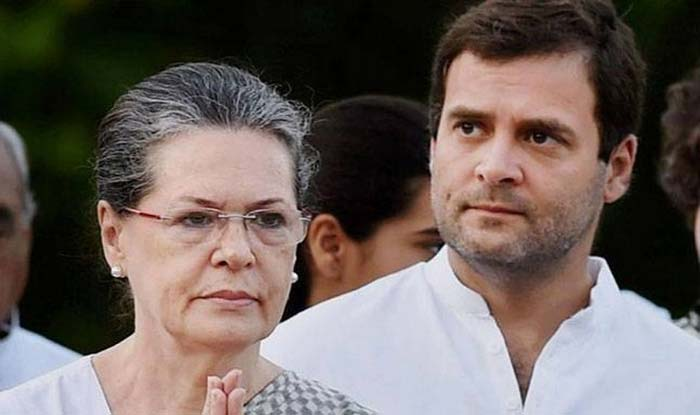
#> input picture EyeDetection/eyeimg.jpg, 700 x 415 px, found by its file name
$ jupyter execute --allow-errors eye_detection.ipynb
#> lines starting #> are read from the running program, lines starting #| are printed output that depends on the picture; after the words box and inside, x2 and y2 are one past the last pixel; in counts of white or black regions, pixels touching at a corner belong together
[cell 1]
import cv2

[cell 2]
img = cv2.imread(r'F:\DL Projects\OpenCVProjects\EyeDetection\srk.jpg')

[cell 3]
import matplotlib.pyplot as plt
#> (the rest of this cell did not finish here and is left out)

[cell 4]
eye_cas = cv2.CascadeClassifier(r'F:\DL Projects\OpenCVProjects\EyeDetection\haarcascade_eye.xml')
eye_cas

#> (a cell that did not finish here is left out)

#> (a cell that did not finish here is left out)

#> (a cell that did not finish here is left out)

#> (a cell that did not finish here is left out)

#> (a cell that did not finish here is left out)

[cell 10]
img1 = cv2.imread(r'F:\DL Projects\OpenCVProjects\EyeDetection\eyeimg.jpg')
#> img1 is the input picture: shape (415, 700, 3); mean B, G, R 92.2, 96.8, 108.3
plt.imshow(img1)

[cell 11]
con_img1 = cv2.cvtColor(img1,cv2.COLOR_BGR2RGB)

[cell 12]
gray_img1 = cv2.cvtColor(img1,cv2.COLOR_BGR2GRAY)
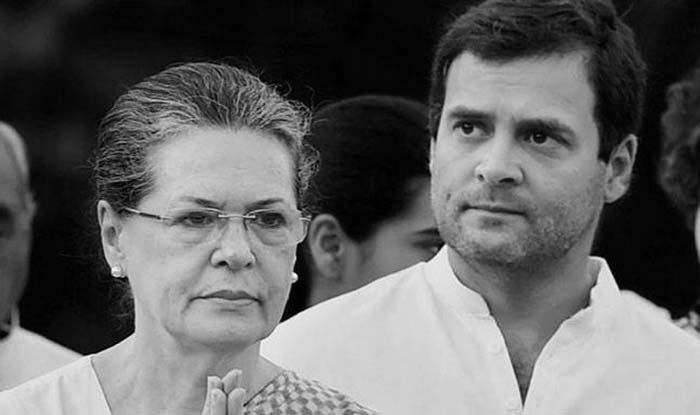
#> gray_img1: shape (415, 700); min 0, max 252, mean 99.7

[cell 13]
eyes = eye_cas.detectMultiScale(gray_img1,scaleFactor=1.1,minNeighbors=6)
#> eyes = [[484, 212, 22, 22], [447, 102, 49, 49], [512, 111, 51, 51], [248, 201, 41, 41], [173, 197, 46, 46]]
eyes
#> Out has the same summary as eyes

[cell 14]
for (x,y,w,h) in eyes:
    cv2.rectangle(con_img1,(x,y),(x+w,y+h),(255,0,0),3)
#> this loop made 5 passes
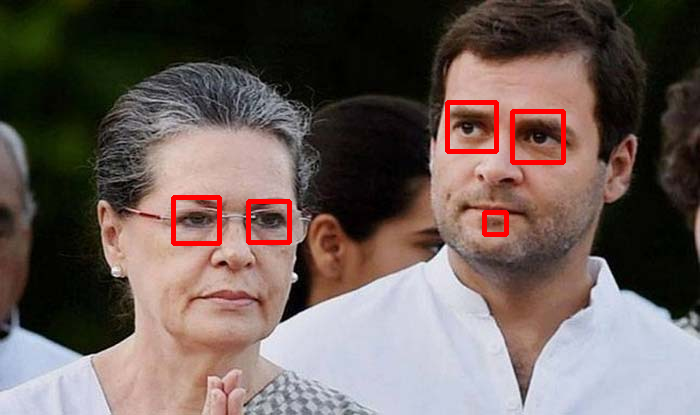
#> con_img1: shape (415, 700, 3); mean R, G, B 109.4, 94.8, 90.4

[cell 15]
plt.imshow(con_img1)

[cell 16]
#video
video = cv2.VideoCapture(r'F:\DL Projects\OpenCVProjects\EyeDetection\video.mp4')
while True:
    success,frame = video.read()
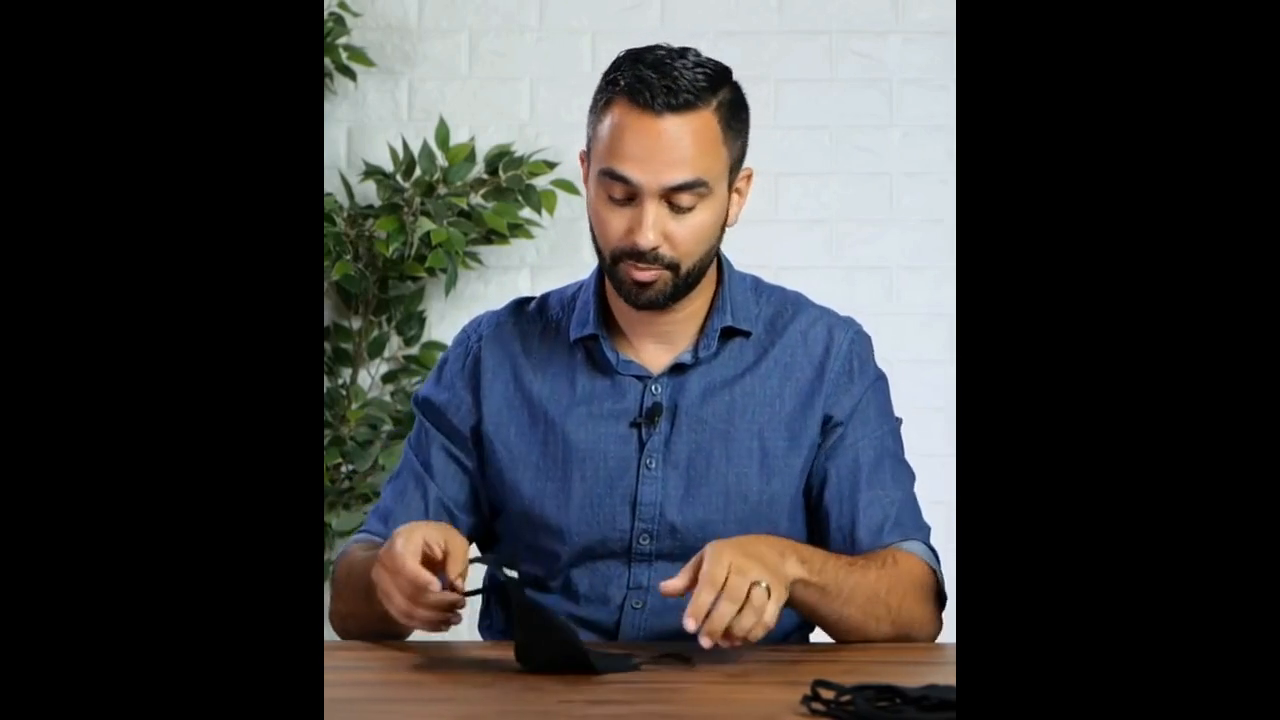
#> input picture frame 45 of EyeDetection/video.mp4, 1280 x 720 px
#> frame is the input picture: shape (720, 1280, 3); mean B, G, R 60.6, 59.1, 58.9
    gray = cv2.cvtColor(frame,cv2.COLOR_BGR2RGB)
    eye = eye_cas.detectMultiScale(gray,scaleFactor=1.1,minNeighbors=16)
#> eye = [[458, 246, 29, 29], [599, 171, 47, 47], [654, 177, 48, 48]]

    for (x,y,w,h) in eye:
        cv2.rectangle(frame,(x,y),(x+w,y+h),(255,0,0),3)
        cv2.imshow('Video',frame)
#> this loop made 3 passes
#> pass 2, `cv2.imshow('Video',frame)`:
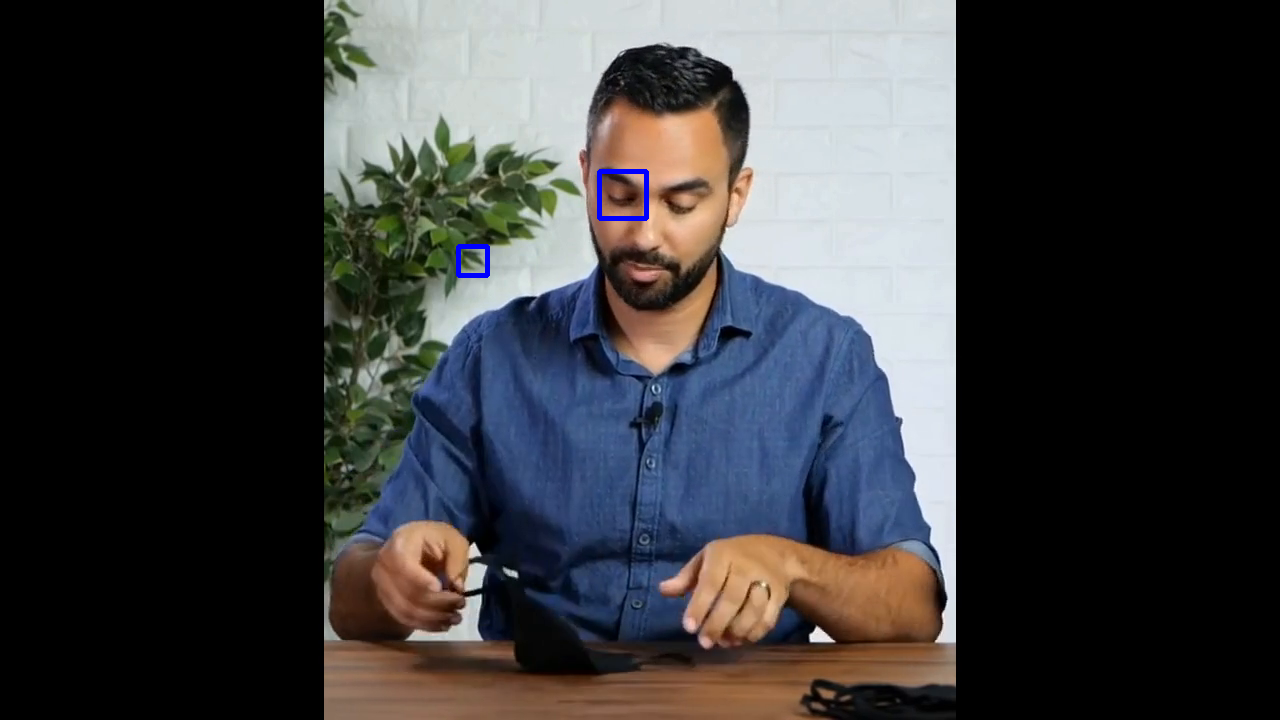
#> window 'Video': shape (720, 1280, 3); mean B, G, R 60.8, 58.8, 58.7
#> after the loop:
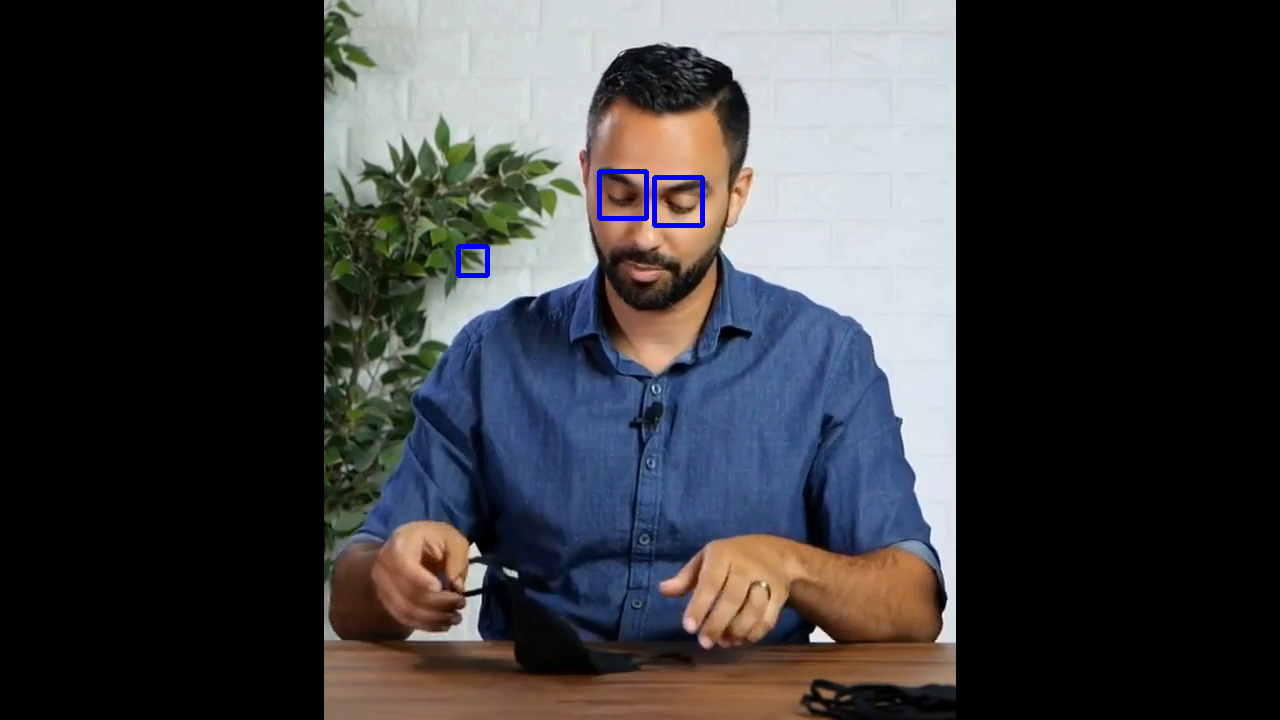
#> frame: shape (720, 1280, 3); 0.27% of pixels changed, all inside (x1, y1, x2, y2) = (456, 169, 705, 278)
    if cv2.waitKey(1) & 0XFF==ord('q'):
#> (key q is pressed here)
        break
video.release()
cv2.destroyAllWindows()

[cell 17]
#webcam
video = cv2.VideoCapture(0)
while True:
    success,frame = video.read()
    gray = cv2.cvtColor(frame,cv2.COLOR_BGR2RGB)
    eye = eye_cas.detectMultiScale(gray,scaleFactor=1.1,minNeighbors=16)

    for (x,y,w,h) in eye:
        cv2.rectangle(frame,(x,y),(x+w,y+h),(255,0,0),3)
        cv2.imshow('Video',frame)
    if cv2.waitKey(1) & 0XFF==ord('q'):
#> (key q is pressed here)
        break
video.release()
cv2.destroyAllWindows()
